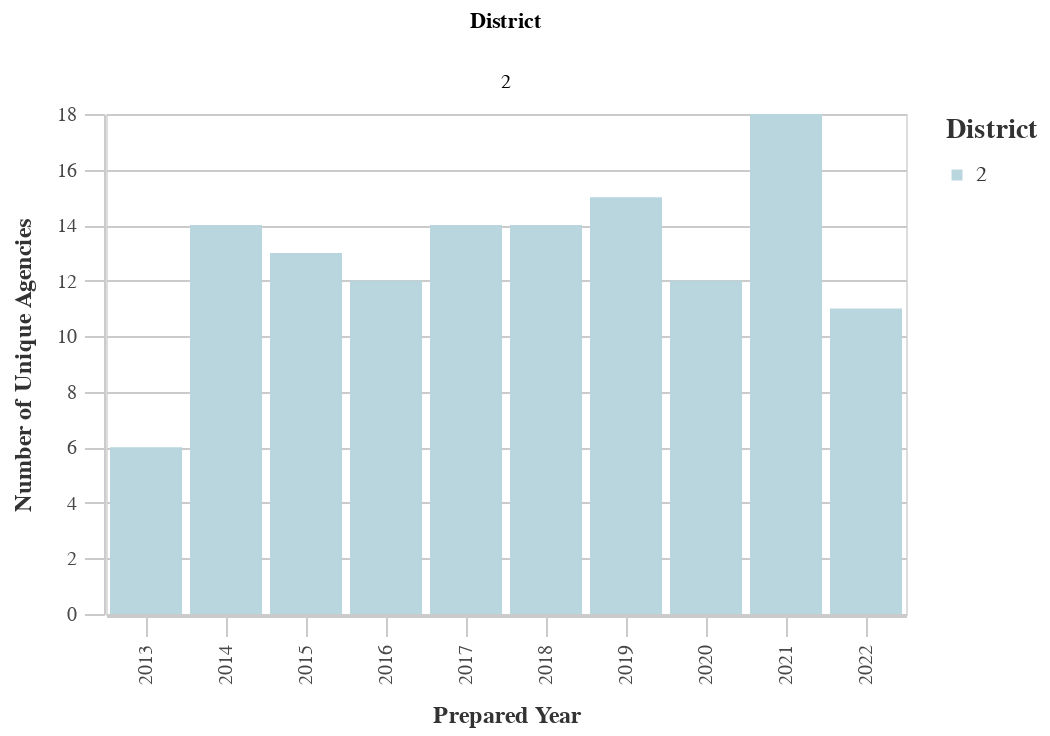

Source (notebook cell):
### Markdown cell above
### Number of Unique Prefix Codes by District

### Code cell
#Unique Prefixes by Dist
dist_years_prefix = ((
        df
        >> group_by(_.prepared_y, _.dist)
        >> summarize(n=_.prefix.nunique())
        >> arrange(-_.prepared_y)
    ).rename(columns={'dist':'District', 'n':'Count'}))

chart11 = (alt.Chart(dist_years_prefix).mark_bar().encode(
        column='District:N',
        x=alt.X('prepared_y:O', title='Prepared Year'),
        y=alt.Y('Count:Q', title='Number of Unique Agencies'),
        color = alt.Color("District:N", 
                              scale=alt.Scale(
                                  range=altair_utils.CALITP_SEQUENTIAL_COLORS),  
                               legend=alt.Legend(title="District")
                              ),
       # tooltip=[alt.Tooltip('prepared_y', title='Prepared Year'), 
       #         alt.Tooltip('Count', title='Number')],
                              ))
chart11 = styleguide.preset_chart_config(chart11)
#chart11 = _dla_utils.add_tooltip(chart11, 'prepared_y','Count')
chart11 = chart11.encode(tooltip=[alt.Tooltip('prepared_y', title='Prepared Year'), 
                alt.Tooltip('Count', title='Number')])
    

display(chart11)

### Figure 1 — Vega-Lite specification as saved in the notebook (floating-point values rounded to 4 significant figures)
{"config": {"view": {"continuousWidth": 400, "continuousHeight": 300}, "axis": {"domainColor": "#cbcbcb", "grid": true, "gridColor": "#cbcbcb", "gridWidth": 1, "labelColor": "#474747", "labelFont": "Nunito Sans", "labelFontSize": 10, "labelPadding": 4, "tickColor": "#cbcbcb", "tickSize": 10, "titleColor": "#333", "titleFont": "Raleway", "titleFontSize": 12, "titlePadding": 10}, "axisBand": {"grid": false}, "background": "white", "font": "Raleway", "header": {"labelFont": "Nunito Sans", "titleFont": "Raleway"}, "legend": {"labelColor": "#333", "labelFont": "Nunito Sans", "labelFontSize": 11, "labelLimit": 0, "padding": 1, "symbolSize": 30, "symbolType": "square", "titleColor": "#333", "titleFont": "Raleway", "titleFontSize": 14, "titlePadding": 10}, "title": {"anchor": "middle", "font": "Raleway", "fontSize": 18, "fontWeight": 300, "offset": 20}}, "data": {"name": "data-6c9d0b163586e6af46495080e0a8845d"}, "mark": "bar", "encoding": {"color": {"field": "District", "legend": {"title": "District"}, "scale": {"range": ["#B9D6DF", "#8CBCCB", "#2EA8CE", "#136C97", "#0B405B"]}, "type": "nominal"}, "column": {"field": "District", "type": "nominal"}, "tooltip": [{"field": "prepared_y", "title": "Prepared Year", "type": "nominal"}, {"field": "Count", "title": "Number", "type": "quantitative"}], "x": {"field": "prepared_y", "title": "Prepared Year", "type": "ordinal"}, "y": {"field": "Count", "title": "Number of Unique Agencies", "type": "quantitative"}}, "height": 250, "width": 400, "$schema": "https://vega.github.io/schema/vega-lite/v4.17.0.json", "datasets": {"data-6c9d0b163586e6af46495080e0a8845d": [{"prepared_y": "2022", "District": 2, "Count": 11}, {"prepared_y": "2021", "District": 2, "Count": 18}, {"prepared_y": "2020", "District": 2, "Count": 12}, {"prepared_y": "2019", "District": 2, "Count": 15}, {"prepared_y": "2018", "District": 2, "Count": 14}, {"prepared_y": "2017", "District": 2, "Count": 14}, {"prepared_y": "2016", "District": 2, "Count": 12}, {"prepared_y": "2015", "District": 2, "Count": 13}, {"prepared_y": "2014", "District": 2, "Count": 14}, {"prepared_y": "2013", "District": 2, "Count": 6}]}}
